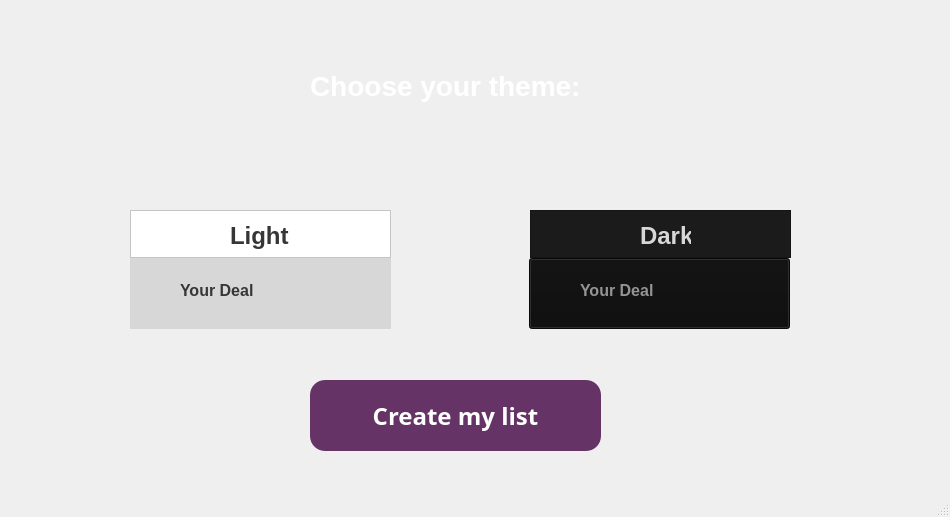
<?xml version="1.0" encoding="UTF-8"?>
<ui version="4.0">
 <class>MainWindow</class>
 <widget class="QMainWindow" name="MainWindow">
  <property name="geometry">
   <rect>
    <x>0</x>
    <y>0</y>
    <width>950</width>
    <height>517</height>
   </rect>
  </property>
  <property name="windowTitle">
   <string>MainWindow</string>
  </property>
  <widget class="QWidget" name="centralwidget">
   <property name="styleSheet">
    <string notr="true">QPushButton {
	border-radius: 15px;
	background: #337AB7;
	}</string>
   </property>
   <widget class="QLabel" name="Choose">
    <property name="geometry">
     <rect>
      <x>310</x>
      <y>60</y>
      <width>291</width>
      <height>51</height>
     </rect>
    </property>
    <property name="styleSheet">
     <string notr="true">font-size: 28px;
font-weight: bold;
color:#FFFFFF;
</string>
    </property>
    <property name="text">
     <string>Choose your theme:</string>
    </property>
   </widget>
   <widget class="QLabel" name="Background">
    <property name="geometry">
     <rect>
      <x>0</x>
      <y>0</y>
      <width>951</width>
      <height>471</height>
     </rect>
    </property>
    <property name="text">
     <string/>
    </property>
    <property name="pixmap">
     <pixmap>../../Documents/AProg/gitlab/ToDo/src/Welcome_Window1/icons/wall.png</pixmap>
    </property>
    <property name="scaledContents">
     <bool>true</bool>
    </property>
   </widget>
   <widget class="QLabel" name="Checkbox_Dark">
    <property name="geometry">
     <rect>
      <x>550</x>
      <y>280</y>
      <width>21</width>
      <height>21</height>
     </rect>
    </property>
    <property name="styleSheet">
     <string notr="true"/>
    </property>
    <property name="text">
     <string/>
    </property>
    <property name="pixmap">
     <pixmap>Checkbox.png</pixmap>
    </property>
    <property name="scaledContents">
     <bool>true</bool>
    </property>
   </widget>
   <widget class="QLabel" name="DarkDEal">
    <property name="geometry">
     <rect>
      <x>580</x>
      <y>280</y>
      <width>91</width>
      <height>21</height>
     </rect>
    </property>
    <property name="styleSheet">
     <string notr="true">color: #949494;
font-size: 16px;
font-weight: bold;
font-family: Calibri, Candara, Segoe, &quot;Segoe UI&quot;, Optima, Arial, sans-serif;
font-style: normal;</string>
    </property>
    <property name="text">
     <string>Your Deal</string>
    </property>
   </widget>
   <widget class="QLabel" name="Checkbox_Light">
    <property name="geometry">
     <rect>
      <x>150</x>
      <y>280</y>
      <width>21</width>
      <height>21</height>
     </rect>
    </property>
    <property name="text">
     <string/>
    </property>
    <property name="pixmap">
     <pixmap>checkbox_light.png</pixmap>
    </property>
    <property name="scaledContents">
     <bool>true</bool>
    </property>
   </widget>
   <widget class="QLabel" name="LightDeal">
    <property name="geometry">
     <rect>
      <x>180</x>
      <y>280</y>
      <width>81</width>
      <height>20</height>
     </rect>
    </property>
    <property name="styleSheet">
     <string notr="true">color: #363636;
font-size: 16px;
font-weight: bold;
font-family: Calibri, Candara, Segoe, &quot;Segoe UI&quot;, Optima, Arial, sans-serif;
font-style: normal;</string>
    </property>
    <property name="text">
     <string>Your Deal</string>
    </property>
   </widget>
   <widget class="QGraphicsView" name="Light_border_up">
    <property name="geometry">
     <rect>
      <x>130</x>
      <y>210</y>
      <width>261</width>
      <height>48</height>
     </rect>
    </property>
    <property name="styleSheet">
     <string notr="true">background-color: #FFFFFF;
</string>
    </property>
   </widget>
   <widget class="QLabel" name="Light">
    <property name="geometry">
     <rect>
      <x>230</x>
      <y>220</y>
      <width>61</width>
      <height>31</height>
     </rect>
    </property>
    <property name="styleSheet">
     <string notr="true">color: #363636;
font-size: 24px;
font-weight: bold;
font-family: Calibri, Candara, Segoe, &quot;Segoe UI&quot;, Optima, Arial, sans-serif;
font-style: normal;</string>
    </property>
    <property name="text">
     <string>Light</string>
    </property>
   </widget>
   <widget class="QGraphicsView" name="Dark_border_up">
    <property name="geometry">
     <rect>
      <x>530</x>
      <y>210</y>
      <width>261</width>
      <height>48</height>
     </rect>
    </property>
    <property name="styleSheet">
     <string notr="true">background-color: #1B1B1B;
borde-style: hidden;
</string>
    </property>
   </widget>
   <widget class="QLabel" name="Dark">
    <property name="geometry">
     <rect>
      <x>640</x>
      <y>220</y>
      <width>51</width>
      <height>31</height>
     </rect>
    </property>
    <property name="styleSheet">
     <string notr="true">color: #D7D7D7;
font-size: 24px;
font-weight: bold;
font-family: Calibri, Candara, Segoe, &quot;Segoe UI&quot;, Optima, Arial, sans-serif;
font-style: normal;</string>
    </property>
    <property name="text">
     <string>Dark</string>
    </property>
   </widget>
   <widget class="QToolButton" name="toolButton">
    <property name="geometry">
     <rect>
      <x>130</x>
      <y>258</y>
      <width>261</width>
      <height>71</height>
     </rect>
    </property>
    <property name="styleSheet">
     <string notr="true">QToolButton:clicked {
	background-color:#D7D7D7;
	border-style: hidden;
	}
QToolButton:hover {
	background-color: #D7D7D7;
	border-style: hidden;
	}
QToolButton {
	background-color: #D7D7D7;
	border-style: hidden;
	}
</string>
    </property>
    <property name="text">
     <string/>
    </property>
   </widget>
   <widget class="QToolButton" name="toolButton_2">
    <property name="geometry">
     <rect>
      <x>529</x>
      <y>258</y>
      <width>261</width>
      <height>71</height>
     </rect>
    </property>
    <property name="styleSheet">
     <string notr="true">background-color: #0D0D0D;</string>
    </property>
    <property name="text">
     <string/>
    </property>
   </widget>
   <widget class="QPushButton" name="Letsgobutton_2">
    <property name="geometry">
     <rect>
      <x>310</x>
      <y>380</y>
      <width>291</width>
      <height>71</height>
     </rect>
    </property>
    <property name="styleSheet">
     <string notr="true">QPushButton{
	background-color:#663366;
	color: white;
	font-size: 24px;
	font-weight:bold;
	font-family:Copperplate Gothic Bold, sans-serif;
	}
QPushButton:hover{
	background-color: #663385;
	color: #aaa;
	font-size: 24px;
	font-weight:bold;
	font-family:Copperplate Gothic Bold, sans-serif;
	}
QPushButton:pressed {
	background-color: #663350;
	color: white;
	font-size: 24px;
	font-weight:bold;
	font-family:Copperplate Gothic Bold, sans-serif;
	}</string>
    </property>
    <property name="text">
     <string>Create my list</string>
    </property>
   </widget>
   <zorder>Background</zorder>
   <zorder>toolButton</zorder>
   <zorder>toolButton_2</zorder>
   <zorder>Light_border_up</zorder>
   <zorder>Light</zorder>
   <zorder>Letsgobutton_2</zorder>
   <zorder>Dark_border_up</zorder>
   <zorder>Dark</zorder>
   <zorder>Choose</zorder>
   <zorder>LightDeal</zorder>
   <zorder>Checkbox_Light</zorder>
   <zorder>DarkDEal</zorder>
   <zorder>Checkbox_Dark</zorder>
  </widget>
  <widget class="QMenuBar" name="menubar">
   <property name="geometry">
    <rect>
     <x>0</x>
     <y>0</y>
     <width>950</width>
     <height>21</height>
    </rect>
   </property>
  </widget>
  <widget class="QStatusBar" name="statusbar"/>
 </widget>
 <resources/>
 <connections/>
</ui>
